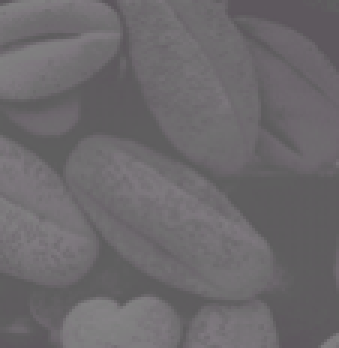
#> input picture ThirdYear/FirstTerm/ImageProcessing/Labs/lab2/lab02-std/imgs/Picture2.jpg, 113 x 116 px (shown 3 times larger)
$ jupyter execute --allow-errors lab2.ipynb   (shell and % lines are left out)
#> lines starting #> are read from the running program, lines starting #| are printed output that depends on the picture
### ThirdYear/FirstTerm/ImageProcessing/Labs/lab2/lab02-std/commonfunctions.py

import skimage.io as io
import matplotlib.pyplot as plt
import numpy as np
from skimage.exposure import histogram
from matplotlib.pyplot import bar
from skimage.color import rgb2gray, rgb2hsv

# Convolution:
from scipy.signal import convolve2d
from scipy import fftpack
import math

from skimage.util import random_noise
from skimage.filters import median
from skimage.feature import canny

from mpl_toolkits.mplot3d import Axes3D  # noqa: F401 unused import

import matplotlib.pyplot as plt
from matplotlib import cm
from matplotlib.ticker import LinearLocator, FormatStrFormatter
import numpy as np

# Edges
from skimage.filters import sobel_h, sobel, sobel_v, roberts, prewitt

# Show the figures / plots inside the notebook


def show_images(images, titles=None):
    # This function is used to show image(s) with titles by sending an array of images and an array of associated titles.
    # images[0] will be drawn with the title titles[0] if exists
    # You aren't required to understand this function, use it as-is.
    n_ims = len(images)
    if titles is None:
        titles = ['(%d)' % i for i in range(1, n_ims + 1)]
    fig = plt.figure()
    n = 1
    for image, title in zip(images, titles):
        a = fig.add_subplot(1, n_ims, n)
        if image.ndim == 2:
            plt.gray()
        plt.imshow(image)
        a.set_title(title)
        plt.axis('off')
        n += 1
    fig.set_size_inches(np.array(fig.get_size_inches()) * n_ims)
    plt.show()
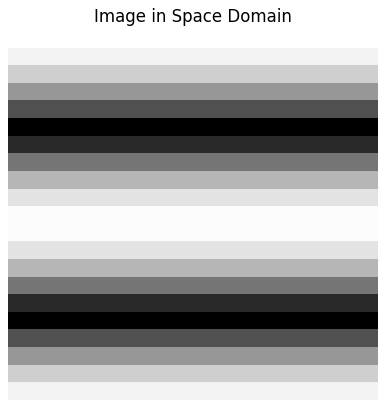
#> figure drawn by matplotlib, 1 panel


# [45 lines left out: functions show_3d_image, show_3d_image_filtering_in_freq, showHist, not called in this run]

### ThirdYear/FirstTerm/ImageProcessing/Labs/lab2/lab02-std/lab2.ipynb
[cell 1]
import commonfunctions as cf # this a custom module found the commonfunctions.py -> this is a file made by TA
import skimage.io as io # used to read the imgs
import matplotlib.pyplot as plt # used to plot the imgs
import numpy as np #used to apply some arthemitic operations
from skimage.color import rgb2gray # used to transfere the img from rgb to gray scale
from scipy import fftpack # fast fourirer transform function i think
from scipy.signal import convolve2d # used to apply the convolution
from skimage.util import random_noise # used to apply some random noise
from skimage.exposure import rescale_intensity # used te change the intensity

# Show the matlpotlib figures inside the notebook

[cell 2]
# This function maps matrices from frequency to space then plots them
def plot_image_from_freq(freq_domain_mat):
    inverse_fft_mat = fftpack.ifft2(freq_domain_mat) # Inverse FFT is a fast version of inverse DFT
    # Due to approximations, the returned matrix contains complex numbers
    # So, we get the magnitude to be able to plot the image
    image = np.abs(inverse_fft_mat)
    cf.show_images([image], titles=['Image in Space Domain'])
#> in show_images (call 2), `plt.show()`:
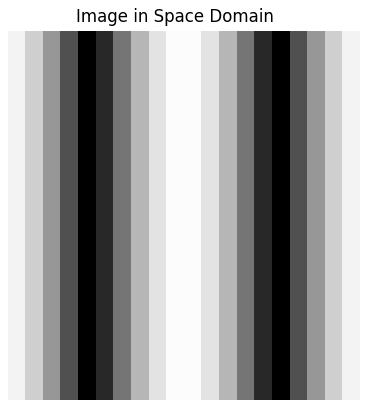
#> figure drawn by matplotlib, 1 panel
#> in show_images (call 3), `plt.show()`:
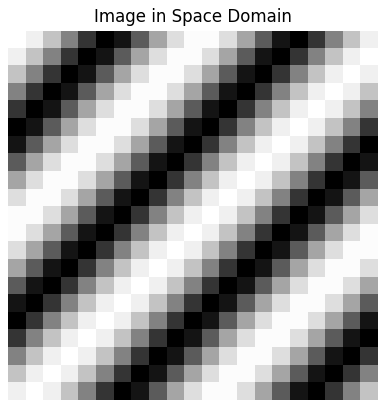
#> figure drawn by matplotlib, 1 panel
#> in show_images (call 4), `plt.show()`:
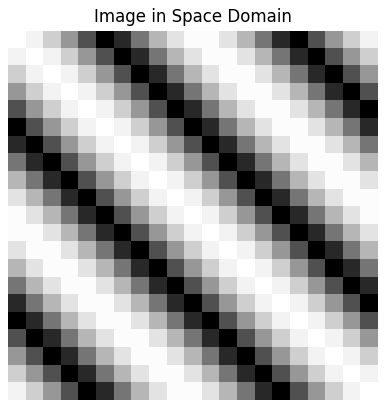
#> figure drawn by matplotlib, 1 panel

[cell 3]
from numpy import zeros

# first requirement
# ●	Create a zeros matrix of size 21x21, then change the following pixels to be ones:
# o	Pixels (9,10) and (11,10)
freq_matrix = zeros([21,21])
freq_matrix[9,10] = 1 # set the pixel in the row (9) and column (10) to 1
freq_matrix[11,10] = 1 # same

print(freq_matrix) # print the matrix

# lets get the ifft2
plot_image_from_freq(freq_matrix)

[cell 4]
#constructing a matrix in the frequency domain that makes a HORIZONTALLY moving ripple in the space domain

freq_domain_mat = np.zeros([21,21])
freq_domain_mat[10, 9] = 1 # set it in the middle row which is 10 and one on the 9th column
freq_domain_mat[10, 11] = 1 # and the other on the 11th one.

# print(freq_domain_mat)

plot_image_from_freq(freq_domain_mat)
#note: kol ma tb3d el deltas 3n b3dhom kol ma el change fl color by7sl asr3
# fa tla2y mfesh tdrog fl alwan, fa el transition byb2a akwa, mn eswed msh nro7 romady la nro7 abyd
# 3la toul, w da lw el frequency a3la

[cell 5]
#lets make it diagonaly
freq_domain_diag = zeros([21,21])
freq_domain_diag[9,9] = 2
freq_domain_diag[11,11] = 1

print(freq_domain_diag)

plot_image_from_freq(freq_domain_diag)

[cell 6]
# in the other diag
#lets make it diagonaly
freq_domain_diag = zeros([21,21])
freq_domain_diag[9,11] = 200
freq_domain_diag[11,9] = 200

print(freq_domain_diag)

plot_image_from_freq(freq_domain_diag)

[cell 7]
# This function applies a filter to an image in the frequency domain
# and plots multiple images describing the process
def apply_filter_in_freq(img, f):
    img_in_freq = fftpack.fft2(img) # applying fast fourier transform on the img

    # we supply the img shape here to make both the filter and img have the same shape to be able to multiply
    filter_in_freq = fftpack.fft2(f, img.shape)
    filtered_img_in_freq = np.multiply(img_in_freq, filter_in_freq)
    filtered_img = fftpack.ifft2(filtered_img_in_freq)

    cf.show_images([img,
                fftpack.fftshift(np.log(np.abs(img_in_freq)+1)), # log for better intensity scale,
                                                                 # shift to make zero freq at center
                fftpack.fftshift(np.log(np.abs(filter_in_freq)+1)),
                fftpack.fftshift(np.log(np.abs(filtered_img_in_freq)+1)),
                np.abs(filtered_img)
                ], ['Image', 'Image in Freq. Domain', 'Filter in Freq. Domain', 'Filtered Image in Freq. Domain', 'Filtered Image'])

[cell 8]
# Let's try some filters on a sample image
orgImg = io.imread('imgs/Picture2.jpg');
#> orgImg is the input picture: shape (116, 113, 4); mean R, G, B, A 108.1, 105.1, 108.1, 255
greyImg = rgb2gray(orgImg) # converting image from rgb to grey

# This is a low pass filter (more on that in the upcoming lectures)
f=np.array([
    [1,2,1],
    [2,4,2],
    [1,2,1]
])

#> (the rest of this cell did not finish here and is left out)
